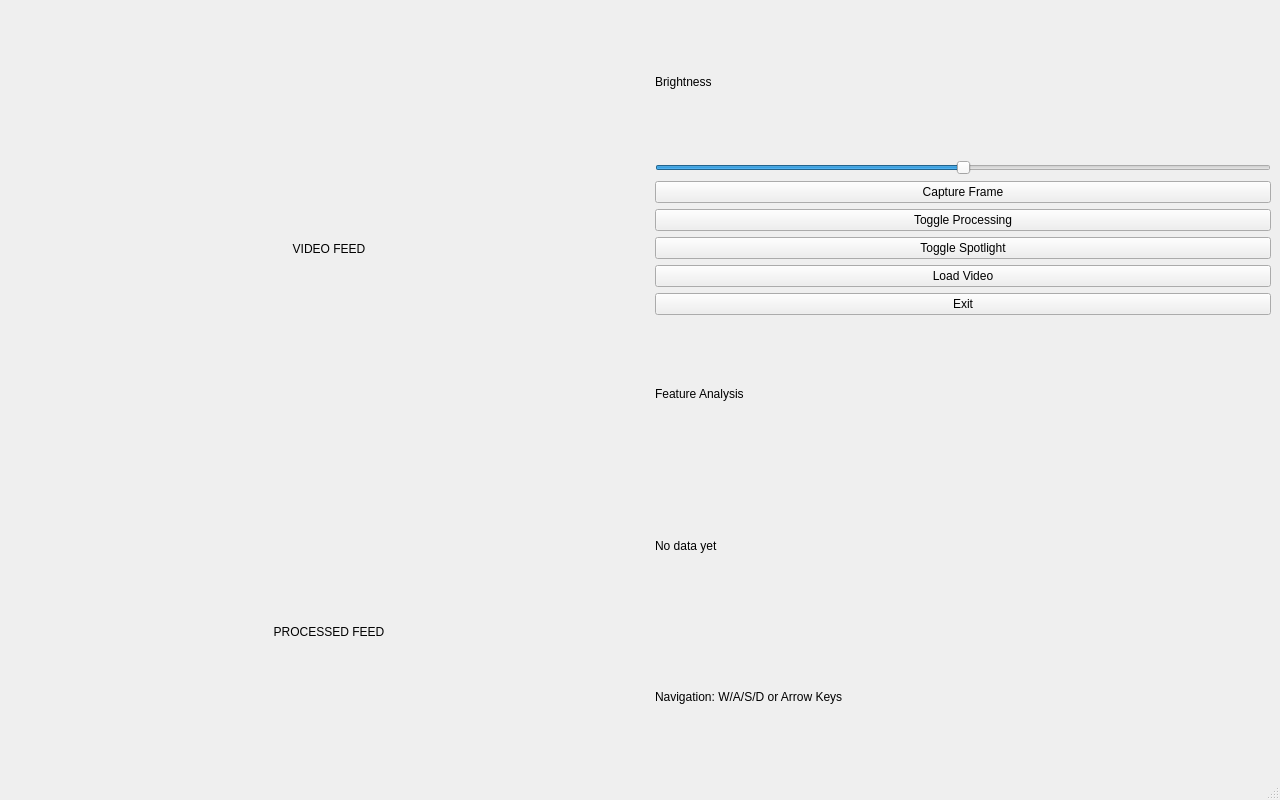
<?xml version="1.0" encoding="UTF-8"?>
<ui version="4.0">
 <class>MainWindow</class>
 <widget class="QMainWindow" name="MainWindow">
  <property name="geometry">
   <rect>
    <x>0</x>
    <y>0</y>
    <width>1280</width>
    <height>800</height>
   </rect>
  </property>
  <property name="windowTitle">
   <string>EndoSim Pro — Endoscope Simulation System</string>
  </property>
  <widget class="QWidget" name="centralwidget">
   <layout class="QHBoxLayout" name="mainLayout">
    <!-- Left Panel: Video Display -->
    <item>
     <layout class="QVBoxLayout" name="leftPanel">
      <item>
       <widget class="QLabel" name="lblVideoFeed">
        <property name="text"><string>VIDEO FEED</string></property>
        <property name="alignment"><set>Qt::AlignCenter</set></property>
        <property name="minimumSize">
         <size><width>640</width><height>480</height></size>
        </property>
       </widget>
      </item>
      <item>
       <widget class="QLabel" name="lblProcessedFeed">
        <property name="text"><string>PROCESSED FEED</string></property>
        <property name="alignment"><set>Qt::AlignCenter</set></property>
        <property name="minimumSize">
         <size><width>640</width><height>200</height></size>
        </property>
       </widget>
      </item>
     </layout>
    </item>
    <!-- Right Panel: Controls -->
    <item>
     <layout class="QVBoxLayout" name="rightPanel">
      <!-- Brightness -->
      <item>
       <widget class="QLabel" name="lblBrightnessTitle">
        <property name="text"><string>Brightness</string></property>
       </widget>
      </item>
      <item>
       <widget class="QSlider" name="sliderBrightness">
        <property name="orientation"><enum>Qt::Horizontal</enum></property>
        <property name="minimum"><number>0</number></property>
        <property name="maximum"><number>200</number></property>
        <property name="value"><number>100</number></property>
       </widget>
      </item>
      <!-- Buttons -->
      <item>
       <widget class="QPushButton" name="btnCapture">
        <property name="text"><string>Capture Frame</string></property>
       </widget>
      </item>
      <item>
       <widget class="QPushButton" name="btnToggleProcessing">
        <property name="text"><string>Toggle Processing</string></property>
       </widget>
      </item>
      <item>
       <widget class="QPushButton" name="btnToggleSpotlight">
        <property name="text"><string>Toggle Spotlight</string></property>
       </widget>
      </item>
      <item>
       <widget class="QPushButton" name="btnLoadVideo">
        <property name="text"><string>Load Video</string></property>
       </widget>
      </item>
      <item>
       <widget class="QPushButton" name="btnExit">
        <property name="text"><string>Exit</string></property>
       </widget>
      </item>
      <!-- Feature Display -->
      <item>
       <widget class="QLabel" name="lblFeatureTitle">
        <property name="text"><string>Feature Analysis</string></property>
       </widget>
      </item>
      <item>
       <widget class="QLabel" name="lblFeatureDisplay">
        <property name="text"><string>No data yet</string></property>
        <property name="wordWrap"><bool>true</bool></property>
       </widget>
      </item>
      <!-- Navigation hint -->
      <item>
       <widget class="QLabel" name="lblNavHint">
        <property name="text"><string>Navigation: W/A/S/D or Arrow Keys</string></property>
        <property name="wordWrap"><bool>true</bool></property>
       </widget>
      </item>
     </layout>
    </item>
   </layout>
  </widget>
  <widget class="QMenuBar" name="menubar"/>
  <widget class="QStatusBar" name="statusbar"/>
 </widget>
 <resources/>
 <connections/>
</ui>
